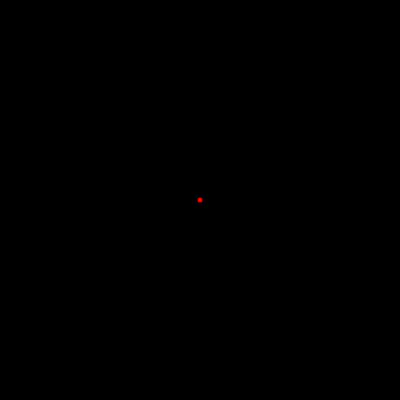
Frame 1 (no input)
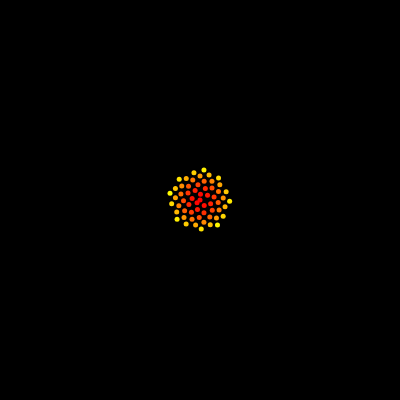
Frame 60 (no input)
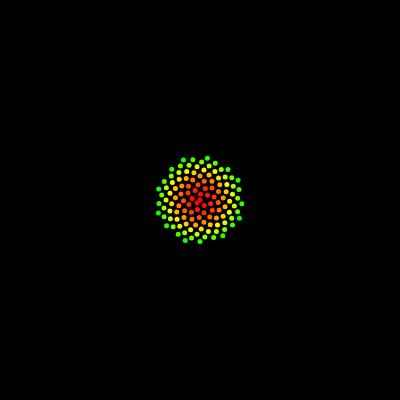
Frame 120 (the mouse pressed at the canvas centre since frame 60)

The p5.js sketch that drew these frames (run headless with seeded random() and noise() and a simulated clock; from frame 60 on, the mouse is pressed at the canvas centre):

// p5.js sketch
// ── sketch.js
var n = 0;
var c = 4;

function setup() {
  createCanvas(400, 400);
  angleMode(DEGREES);
  colorMode(HSB);
  background(0);
}

function draw() {
  var a = n * 137.5;
  var r = c * sqrt(n);

  var x = r * cos(a) + width/2;
  var y = r * sin(a) + height/2;

  fill((n % 256), 255, 255);
  noStroke();
  ellipse(x, y, 5, 5);

  n++
}
